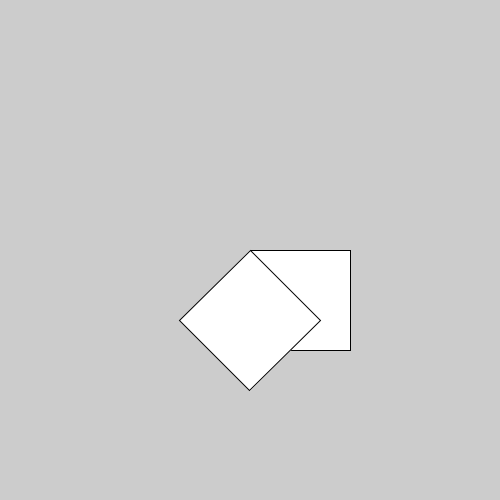
Frame 1 (no input)
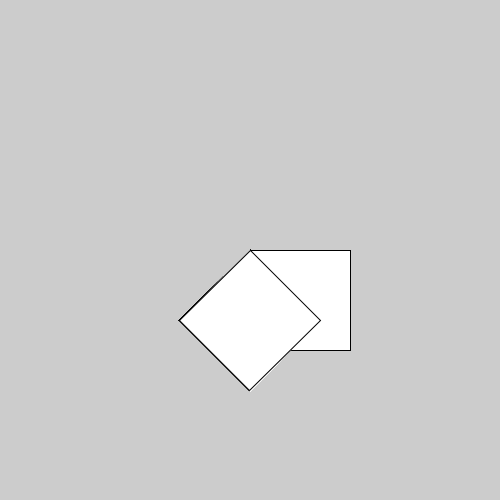
Frame 60 (the mouse pressed at the canvas centre just before this capture)
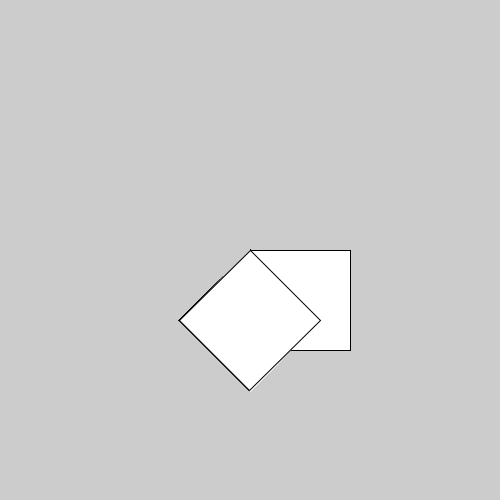
Frame 120 (the mouse held since frame 60 and released just before this capture)

The Processing sketch that drew these frames (run headless with seeded random() and noise(); from frame 60 on, the mouse is pressed at the canvas centre):

// Processing sketch: TranslationsAndRotations
// ── TranslationsAndRotations.pde
void setup(){
  
  size(500,500);
  
}

void draw(){
 //TRANSLATIONS:
 
  //drawing a rectangle at 200,200
  //rect(200,200,100,100);
  //translate(100,100); DIAGONAL
  //translate(100,0); RIGHT
  //drawing a rectangle at 100,100
  //rect(0,0,100,100);
  //translate(0,100); //BELOW
  //rect(0,0,100,100);
  //translate(100,0);
  //rect(0,0,100,100);
  //translate(0,-100);
  //rect(0,0,100,100);
  
  //ROTATIONS:
  
  //rect(0,0,100,100);
  //  //convert 45 degrees to radians
  //  //and rotate
  //  rotate(radians(45));
  //  rect(0,0,100,100);
  
  rect(width/2, height/2,100,100);
  //translate then rotate so it will rotate in the middle 
  translate(width/2,height/2);
  rotate(radians(45));
  rect(0, 0,100,100);
}
